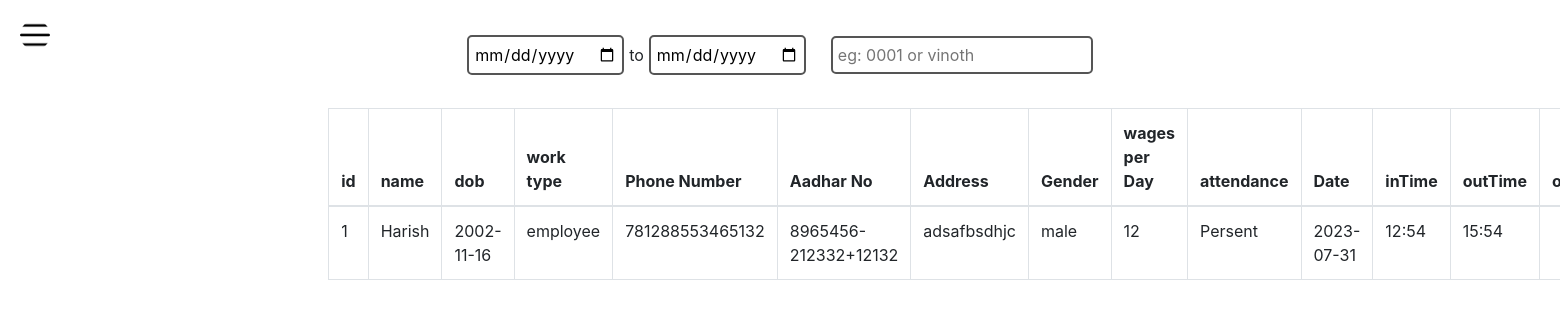
Page / (signed in) on the committed database.
### app/models.py (models this page shows)
class Employee(db.Model,UserMixin):
    id=db.Column(db.Integer,primary_key=True)
    name=db.Column(db.String(150),nullable=False)
    date = db.Column(db.DateTime(timezone=True), default=func.now())
    dob = db.Column(db.DateTime(timezone=True))
    workType=db.Column(db.String(150))
    phoneNumber=db.Column(db.Integer)
    adharNumber=db.Column(db.Integer)
    gender = db.Column(db.String(150))
    address=db.Column(db.String(150))
    profile_pic = db.Column(db.String(100000), default='Default/Default.jpeg')
    attendance = db.relationship('Attendance')

class Attendance(db.Model,UserMixin):
    id=db.Column(db.Integer,primary_key=True)
    date = db.Column(db.DateTime(timezone=True), default=func.now())
    emp_id = db.Column(db.Integer, db.ForeignKey('employee.id'))
    attendance =db.Column(db.String(150))
    wages_per_Day=db.Column(db.String(150))
    inTime=db.Column(db.String(150))
    outTime=db.Column(db.String(150))
    overtime=db.Column(db.String(150),default='00:00')
    shift=db.Column(db.String(150))

### app/views.py (the view)
@views.route('/',methods=['POST','GET'])
@login_required
def admin():
    employee =Employee.query.order_by(Employee.id)
    return render_template('admin.html',employee=employee)

### app/__init__.py (called while the page is built)
def create_app():
    app= Flask(__name__)
    app.config['SECRET_KEY'] = '#$&^&^WYYDUHS&YWE'
    app.config['SQLALCHEMY_DATABASE_URI'] = 'sqlite:///{}'.format(DB_NAME)
    app.config['SQLALCHEMY_TRACK_MODIFICATIONS']= False
    db.init_app(app)
    app.config['MAIL_SERVER'] = 'smtp.gmail.com'
    app.config['MAIL_PORT'] = 465
    app.config['MAIL_USE_SSL'] = True
    from .auth import auth
    from .views import views
    app.register_blueprint(views,url_prefix='/')
    app.register_blueprint(auth,url_prefix='/')
    from.models import Login_admin,Employee,Attendance
    with app.app_context():
        db.create_all()
    login_manager = LoginManager()
    login_manager.login_view = 'auth.login'
    login_manager.init_app(app)
    @login_manager.user_loader
    def load_user(id):
        return Login_admin.query.get(int(id))
    return app

### app/templates/admin.html (shortened to what this page needs)
<!DOCTYPE html>
<html lang="en">
<head>
  <link rel="stylesheet" href="https://stackpath.bootstrapcdn.com/bootstrap/4.5.2/css/bootstrap.min.css">
  <link rel="stylesheet" href="https://cdnjs.cloudflare.com/ajax/libs/font-awesome/6.0.0-beta3/css/all.min.css">
  <link rel="stylesheet" href="/static/css/style.css">
</head>
<body>
<div id="menubtn" class="sidebar-toggle-btn" onclick="toggleSidebar()">
</div>
<main role="main" class="container mt-5">
    <div class="filters">
        <input placeholder="11-08-2003" type="date" name="from" id="from"> to <input placeholder="15-08-2003" type="date" name="to" id="to">
        <input type="text" name="filter" id="filter" placeholder="eg: 0001 or vinoth">
    </div>
  <div class="row justify-content-center">
    <div class="col-md-8">
      <table  class="table table-bordered table-hover">
        <thead>
          <tr>
            <th>id</th>
            <th>name</th>
            <th>dob</th>
            <th>work type</th>
            <th>Phone Number</th>
            <th>Aadhar No</th>
            <th>Address</th>
            <th>Gender</th>
            <th>wages per Day</th>
            <th>attendance</th>
            <th>Date</th>
            <th>inTime</th>
            <th>outTime</th>
            <th>overtime</th>
        </tr>
        </thead>
        <tbody>
          {% for emp in employee %}
          <tr>
            <td class="id">{{ emp.id }}</td>
            <td class="name">{{ emp.name }}</td>
            <td class="date">{{ emp.dob.date() }}</td>
            <td class="dept">{{ emp.workType }}</td>
            <td class="phnum">{{ emp.phoneNumber }}</td>
            <td class="aadhar">{{ emp.adharNumber }}</td>
            <td class="address">{{ emp.address }}</td>
            <td class="gender">{{emp.gender}}</td>
            {% for attendance in emp.attendance %}
            <td class="wage">{{ attendance.wages_per_Day }}</td>
            <td class="attend">{{ attendance.attendance }}</td>
            <td class="date">{{ attendance.date.date() }}</td>
            <td class="inTime">{{ attendance.inTime }}</td>
            <td class="outTime">{{ attendance.outTime }}</td>
            <td class="overtime">{{ attendance.overtime }}</td>
            {% endfor %}
          </tr>
          {% endfor %}
        </tbody>
      </table>
    </div>
  </div>
</main>
</body>
</html>

### app/static/css/style.css (style rules this page uses)
* { margin: 0; padding: 0; box-sizing: border-box; }
body { padding-top: 60px; display: flex; align-items: center; justify-content: center; }
.sidebar-toggle-btn { position: absolute; width: 30px; height: 30px; border-radius: 50%; top: 20px; left: 20px; font-size: 20px; color: #fff; cursor: pointer; z-index: 999; background-image: url(img/open.png); background-size: 100%; display: flex; align-items: center; justify-content: center; transition: left 0.3s ease-in-out; }
.filters { position: absolute; top: 30px; left: 0; width: 100%; display: flex; align-items: center; justify-content: center; }
input { padding: 5px; border-radius: 5px; border: 2px solid #555; margin: 5px; }
#filter { margin-left: 20px; }
.row { position: absolute; left: 0; }

### rows in the picture
Employee: id "1", name "Harish", dob "2002-11-16", workType "employee", phoneNumber "781288553465132", adharNumber "8965456-212332+12132", address "adsafbsdhjc", gender "male"
Attendance: wages_per_Day "12", attendance "Persent", date "2023-07-31", inTime "12:54", outTime "15:54"
